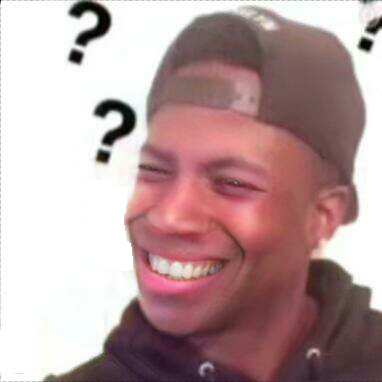
#> input picture Digital-Image/test.jpg, 382 x 382 px
$ python 2.3.py   (Python 2 division)
#> lines starting #> are read from the running program, lines starting #| are printed output that depends on the picture
#!/usr/bin/env python
# -*- coding: utf-8 -*-
__Auther__ = 'M4x'

from math import radians, cos, sin, fabs
import numpy as np
import cv2
import pdb

class Picture(object):
    def __init__(self, file):
#> called with file = './test.jpg'
        self.img = cv2.imread(file)
#> self.img is the input picture: shape (382, 382, 3); mean B, G, R 158.9, 158, 185.7
        #  print self.img.shape
        self.H, self.W, self.CH = self.img.shape
#> self.H = 382; self.W = 382; self.CH = 3
        print "At first, the original image."
        self.show_img("Original_Image.jpg", self.img)

    def show_img(self, name, img):
#> called with name = 'Original_Image.jpg'
        print "Press s to save this picture or others to exit.\n"

        cv2.imshow(name, img)
        key = (cv2.waitKey(0) & 0xff)
#> (key Esc is pressed here)

        if key == ord('s'):
            cv2.imwrite(name, img)

        cv2.destroyAllWindows()

    # [131 lines left out: functions Translation, Resize, Rotation, not called in this run]

    def Deviation(self, nx, ny):
#> called with nx = 0, ny = 0.5
        dw = int(self.H * float(nx) + self.W)
#> dw = 382
        dh = int(self.W + float(ny) * self.H)
#> dh = 573
        res1 = np.zeros((dh, dw, self.CH), np.uint8)
        res2 = np.zeros((dh, dw, self.CH), np.uint8)
        #  print res.shape

        for y in xrange(dh):
            for x in xrange(dw):
                ox = int(x - nx * y)
                oy = int(y - ny * x)
                if 0 <= ox < self.W and 0 <= oy < self.H:
                    res1[y, x] = self.img[oy, ox]
                    res2[y, x] = self.img[oy, ox]
                else:
                    res1[y, x] = (0x0, 0x0, 0x0)#black point
                    res2[y, x] = (0xff, 0xff, 0xff)#white point
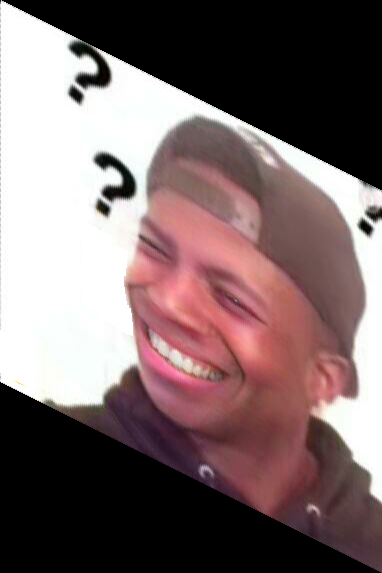
#> res1: shape (573, 382, 3); mean B, G, R 106.1, 105.5, 124
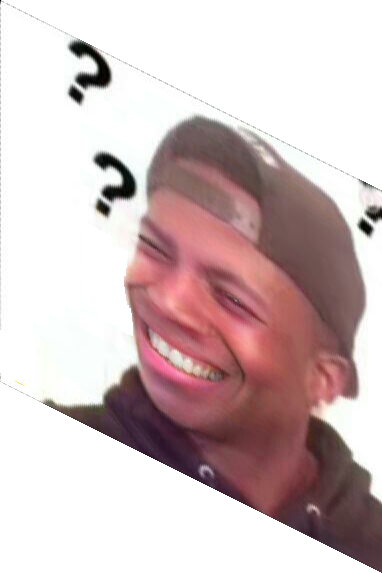
#> res2: shape (573, 382, 3); mean B, G, R 190.9, 190.3, 208.8

        print "Next is the deviated image."
        self.show_img("Deviated_Image_Black.jpg", res1)
#> (key Enter is pressed here)
        self.show_img("Deviated_Image_White.jpg", res2)


if __name__ == "__main__":
    img = Picture("./test.jpg")
    # [4 lines of commented-out code are left out]
    img.Deviation(0, 0.5)
    img.Deviation(0.5, 0)
#> call 2 of Deviation, with nx = 0.5, ny = 0
#> after the loop in Deviation (call 2), `for y in xrange(dh):`:
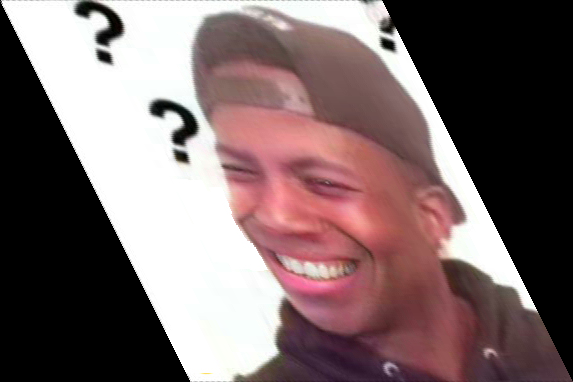
#> res1: shape (382, 573, 3); mean B, G, R 106.1, 105.5, 124
#> after the loop in Deviation (call 2), `for y in xrange(dh):`:
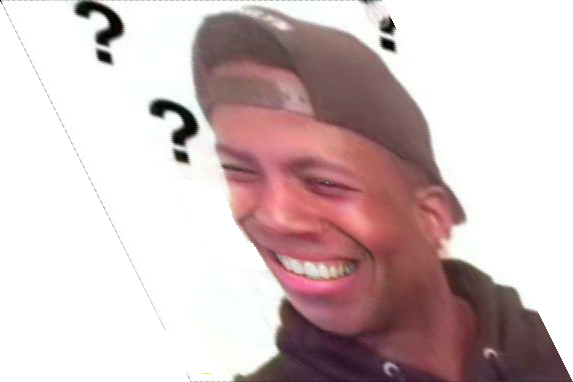
#> res2: shape (382, 573, 3); mean B, G, R 190.9, 190.3, 208.8
    img.Deviation(0.5, 0.5)
#> call 3 of Deviation, with nx = 0.5, ny = 0.5
#> after the loop in Deviation (call 3), `for y in xrange(dh):`:
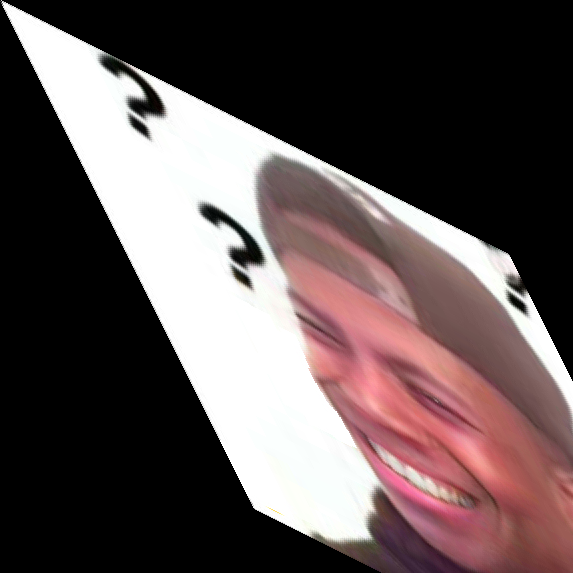
#> res1: shape (573, 573, 3); mean B, G, R 82.7, 82.6, 95.5
#> after the loop in Deviation (call 3), `for y in xrange(dh):`:
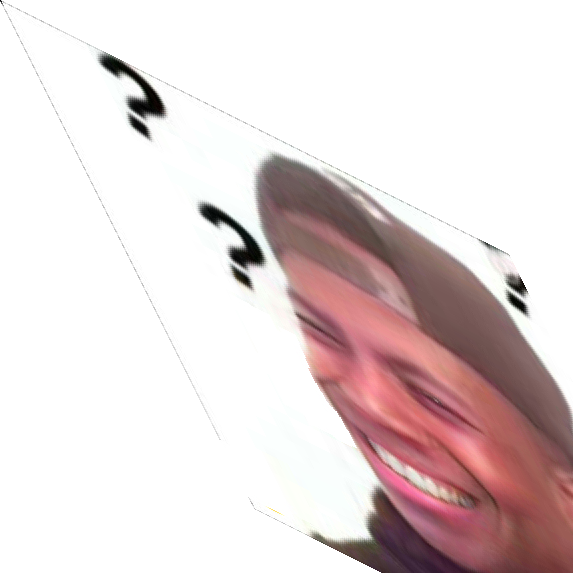
#> res2: shape (573, 573, 3); mean B, G, R 214.5, 214.4, 227.4

$ run again, with Digital-Image/hm3/test.jpg copied over Digital-Image/test.jpg
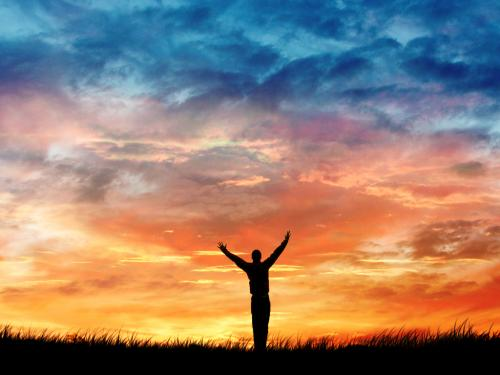
#> input picture Digital-Image/hm3/test.jpg, 500 x 375 px
#> in __init__, self.img is the input picture: shape (375, 500, 3); mean B, G, R 112.5, 127, 150.2
#> after the loop in Deviation (call 3), `for y in xrange(dh):`:
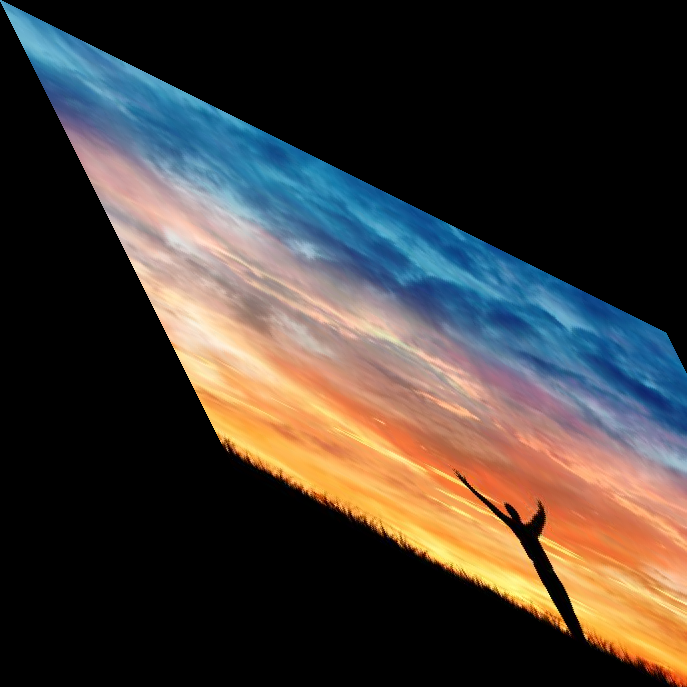
#> res1: shape (687, 687, 3); mean B, G, R 54.1, 59.1, 66.1
#> after the loop in Deviation (call 3), `for y in xrange(dh):`:
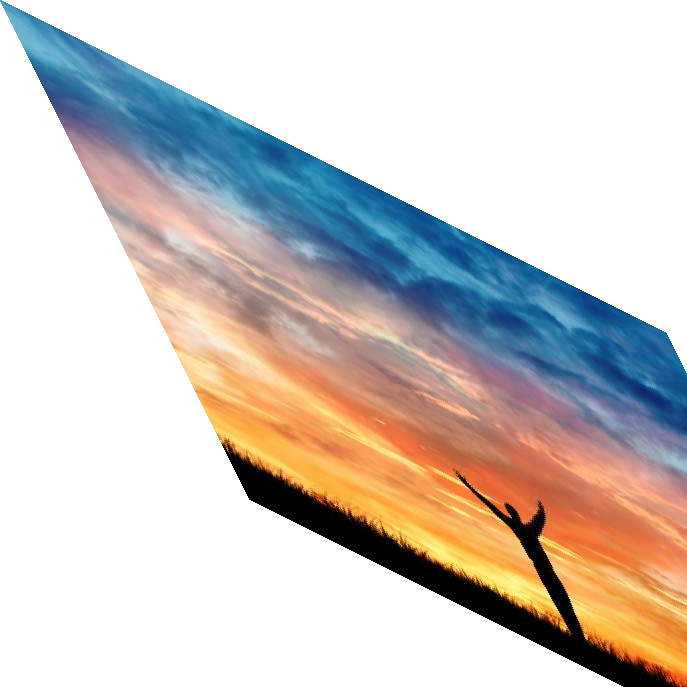
#> res2: shape (687, 687, 3); mean B, G, R 195.6, 200.6, 207.6
